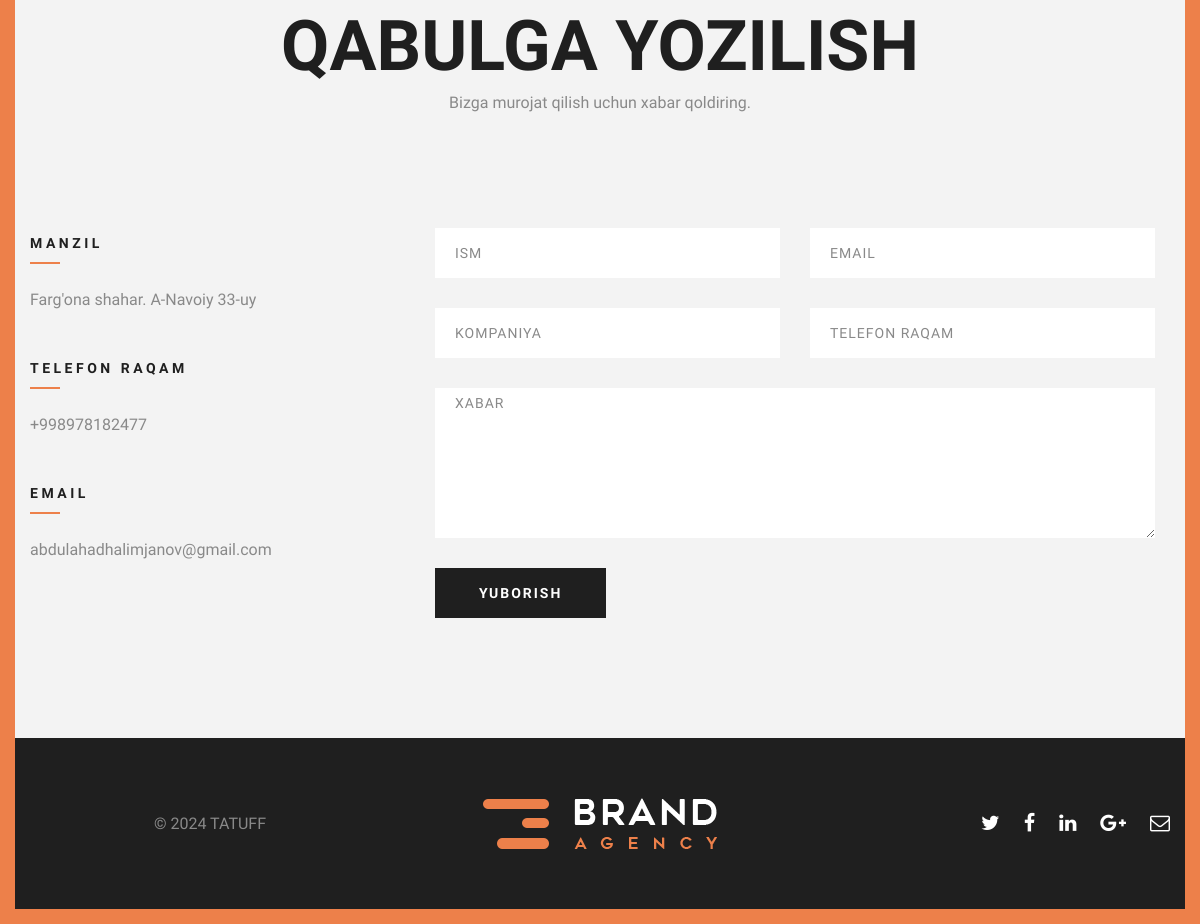
Before: / (lower part) with the older database file.
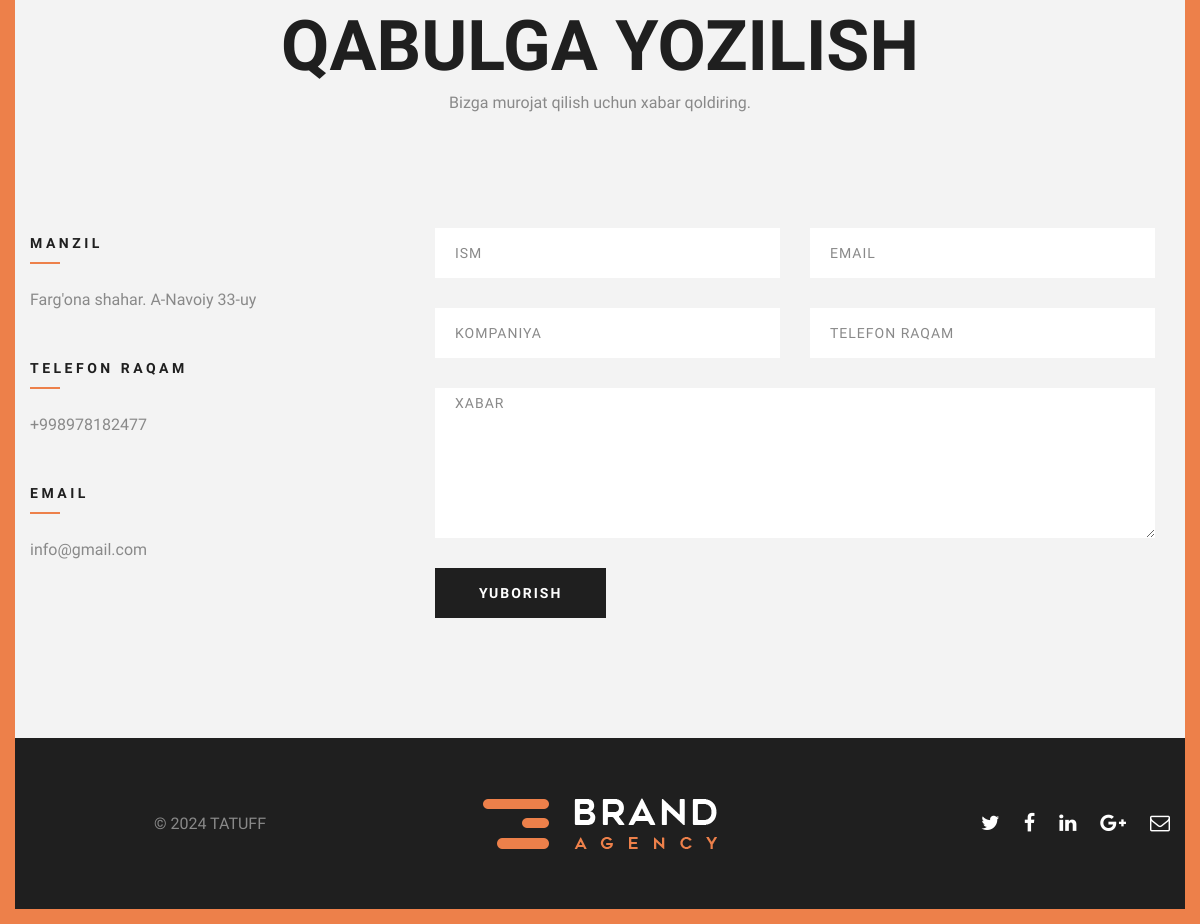
After: the same page with the newer database file.
### main/models.py (models this page shows, shortened)
class CompanyData(models.Model):
    name = models.CharField(max_length=100)
    address = models.CharField(max_length=255)
    email = models.EmailField()
    phone = models.CharField(max_length=15)

### main/views.py (the view, shortened to what this page needs)
# urls.py: path('',views.index, name='index'),
def index(request):
    headers = models.Header.objects.filter()
    services = models.Service.objects.all()
    banner = models.Banner.objects.last()
    skills_title = models.SkillsTitle.objects.last()
    skills = models.Skills.objects.all()
    works_progress = models.WorkProgress.objects.filter()[:4]
    portfolio = models.Portfolio.objects.filter()[:6]
    team = models.Team.objects.filter()[:3]
    testimonials = models.Testimonial.objects.all()
    blogs = models.Blog.objects.all()
    company_data = models.CompanyData.objects.last()
    context = {
        'headers': headers,
        'services': services,
        'banner': banner,
        'skills_title': skills_title,
        'skills': skills,
        'works_progress': works_progress,
        'portfolio': portfolio,
        'team': team,
        'testimonials': testimonials,
        'blogs': blogs,
        'company_data': company_data,
    }
    return render(request, 'index.html', context=context)

### main/models.py (called while the page is built)
    def embed_url(self):
        if self.video_url:
            if "watch?v=" in self.video_url:
                return self.video_url.replace("watch?v=", "embed/")
            elif "youtu.be/" in self.video_url:
                return self.video_url.replace("youtu.be/", "www.youtube.com/embed/")
        return None

### templates/index.html (shortened to what this page needs)
<!DOCTYPE html>
{% load static %}
<html lang="en">
<head>
<link rel="stylesheet" href="{% static 'css/bootstrap.min.css' %}" />
<link href="{% static 'css/animate.css' %}" rel="stylesheet" />
<link rel="stylesheet" href="{% static 'css/slick.css' %}">
<link rel="stylesheet" href="{% static 'css/jquery.bxslider.css' %}"  />
<link rel="stylesheet" href="{% static 'css/owl.carousel.min.css' %}">
<link rel="stylesheet" href="{% static 'css/jquery.fancybox.css' %}"  />
<link rel="stylesheet" href="{% static 'webkit/webkit.css' %}">
<link rel="stylesheet" href="{% static 'css/font-awesome.css' %}">
<link href="{% static 'css/style.css' %}" rel="stylesheet" />
<link href="{% static 'css/media.css' %}" rel="stylesheet" />
</head>
<body id="mainBox" data-spy="scroll" data-target="#bs-example-navbar-collapse-1" data-offset="150">
	<div id="site-main">
			<section id="contact" class="bg-offwhite pad-top-120 pad-bottom-120 contact">
				<div class="container">
					<div class="row">
						<header class="col-lg-12 col-md-12 col-sm-12 col-xs-12 wow animated fadeInUp" data-wow-delay="0.5s">
							<h2 class="secTitle"> Qabulga yozilish</h2>
							<h6 class="secCaption pad-bottom-120">Bizga murojat qilish uchun xabar qoldiring. </h6>
						</header>
						<article class="col-lg-4 col-md-4 col-sm-4 col-xs-12 wow animated fadeInUp" data-wow-delay="0.5s">
							<div class="address">
								<label>Manzil</label>
								<h6> {{company_data.address}} </h6>
								<label>Telefon raqam</label>
								<h6> {{company_data.phone}} </h6>
								<label>Email</label>
								<h6> <a href="mailto:{{company_data.email}}"> {{company_data.email}} </a> </h6>
							</div>
						</article>
						<div class="col-lg-8 col-md-8 col-sm-8 col-xs-12 wow animated fadeInUp" data-wow-delay="0.5s">
							<div class="contactForm">
								<form method='post'>  {% csrf_token %}
								<div class="col-lg-6 col-md-6 col-sm-6 col-xs-12">
									<div class="formBox">
										<input type="text" value="" name='name' placeholder="Ism">
									</div>
								</div>
								<div class="col-lg-6 col-md-6 col-sm-6 col-xs-12">
									<div class="formBox">
										<input type="text" value="" name='email' placeholder="Email">
									</div>
								</div>
								<div class="col-lg-6 col-md-6 col-sm-6 col-xs-12">
									<div class="formBox">
										<input type="text" value="" name='company' placeholder="Kompaniya">
									</div>
								</div>
								<div class="col-lg-6 col-md-6 col-sm-6 col-xs-12">
									<div class="formBox">
										<input type="text" value="" name='phone' placeholder="Telefon raqam">
									</div>
								</div>
								<div class="col-lg-12 col-md-12 col-sm-12 col-xs-12">
									<div class="formBox">
										<textarea placeholder="Xabar" name='message'></textarea>
									</div>
								</div>
								<div class="col-lg-12 col-md-12 col-sm-12 col-xs-12">
									<div class="formBox">
										<input type="submit" class="submitBtn" value="Yuborish" />
									</div>
								</div>
							</div>
						</div>
					</div>
				</div>
			</section>
			<footer id="footer" class="bg-black pad-top-60 pad-bottom-60 footer">
				<div class="container">
					<div class="row">
						<div class="col-lg-4 col-md-4 col-sm-4 col-xs-12 wow animated fadeInUp visible-lg visible-md visible-sm hidden-xs" data-wow-delay="0.5s">
							<h6 class="copyright"> &copy; 2024 TATUFF <a href="https://t.me/tatuffrasmiy" target="_blank"></a> </h6>
						</div>
						<div class="col-lg-4 col-md-4 col-sm-4 col-xs-12 no-padding wow animated fadeInUp" data-wow-delay="0.5s">
							<div class="foot_middle"> <a href="#"> <img src="{% static 'images/logo.png' %}" alt="image" /> </a> </div>
						</div>
						<div class="col-lg-4 col-md-4 col-sm-4 col-xs-12 wow animated fadeInUp" data-wow-delay="0.5s">
							<ul class="socialLinks">
								<li> <a href="#" target="_blank"> <i class="fa fa-twitter"></i> </a> </li>
								<li> <a href="#" target="_blank"> <i class="fa fa-facebook"></i> </a> </li>
								<li> <a href="#" target="_blank"> <i class="fa fa-linkedin"></i> </a> </li>
								<li> <a href="#" target="_blank"> <i class="fa fa-google-plus"></i> </a> </li>
								<li> <a href="#" target="_blank"> <i class="fa fa-envelope-o"></i> </a> </li>
							</ul>
						</div>
					</div>
				</div>
			</footer>
		</div>
</body>
</html>

### static/css/style.css (style rules this page uses)
html, body, div, span, applet, object, iframe, h1, h2, h3, h4, h5, h6, p, blockquote, pre, a, abbr, acronym, address, big, cite, code, del, dfn, em, img, ins, kbd, q, s, samp, small, strike, strong, sub, sup, tt, var, b, u, i, center, dl, dt, dd, ol, ul, li, fieldset, form, label, legend, table, caption, tbody, tfoot, thead, tr, th, td, article, aside, canvas, details, embed, figure, figcaption, footer, header, hgroup, menu, nav, output, ruby, section, summary, time, mark, audio, video { margin: 0; padding: 0; border: 0; font-size: 100%; font: inherit; vertical-align: baseline; }
article, aside, details, figcaption, figure, footer, header, hgroup, menu, nav, section { display: block; }
body { line-height: 1.5; font-family: 'Maven Pro', sans-serif; font-size: 18px; }
ol, ul { list-style: none; }
input, button, select, textarea { outline: none; }
a { outline: none; }
a, a:hover, a:active, a:focus { text-decoration: none; }
.no-padding { padding: 0 !important; }
body { margin: 0; background-color: #ed804a; color: #1f1f1f; -webkit-font-smoothing: antialiased; -moz-osx-font-smoothing: grayscale; padding: 20px; overflow-x: hidden; }
h2 { font-size: 70px; line-height: 75px; }
h6 { font-size: 16px; line-height: 27px; }
.pad-top-120 { padding-top: 103px; }
.pad-bottom-120 { padding-bottom: 103px; }
.pad-top-60 { padding-top: 60px; }
.pad-bottom-60 { padding-bottom: 60px; }
.bg-black { background-color: #1f1f1f; }
.bg-offwhite { background-color: #f3f3f3; }
.secTitle { text-align: center; text-transform: uppercase; color: #1f1f1f; font-weight: 900; }
.secCaption { text-align: center; color: #898989; margin-top: 5px; margin-bottom: 9px; }
.no-padding { padding: 0; }
.address label { font-size: 14px; font-weight: 700; letter-spacing: 3.5px; text-transform: uppercase; }
.address label:after { content: ""; display: block; width: 30px; height: 2px; background-color: #ed804a; margin: 8px 0 22px; }
.address h6 { margin-bottom: 40px; }
.address h6 a, .address h6 { color: #898989; transition: all 0.5s ease-in-out; -webkit-transition: all 0.5s ease-in-out; -moz-transition: all 0.5s ease-in-out; }
.formBox input, .formBox textarea { width: 100%; height: 50px; padding: 5px 20px; text-transform: uppercase; font-size: 14px; color: #898989; letter-spacing: 1px; float: left; border: 0; margin-bottom: 30px; border-radius: 0; }
.formBox textarea { height: 150px; }
.formBox .submitBtn { background-color: #1f1f1f; color: #fff; font-weight: 900; text-transform: uppercase; font-size: 14px; letter-spacing: 2px; padding: 14.5px 44px; display: inline-block; transition: all 0.5s ease-in-out; -webkit-transition: all 0.5s ease-in-out; -moz-transition: all 0.5s ease-in-out; margin-bottom: 17px; width: auto; }
.foot_middle a img { vertical-align: top; }
.footer { text-align: center; }
.footer .copyright { color: #898989; padding: 12px 0; }
.foot_middle { font-size: 18px; color: #fff; text-transform: uppercase; letter-spacing: 4px; font-weight: 500; }
.socialLinks li { float: left; }
.socialLinks li a { color: #fff; font-size: 20px; padding-left: 24px; transition: all 0.5s ease-in-out; -webkit-transition: all 0.5s ease-in-out; -moz-transition: all 0.5s ease-in-out; }
.socialLinks { float: right; padding: 10px 0; }

### static/css/media.css (style rules this page uses)
@media (max-width: 1360px) { body { padding: 15px; } }

Changed rows visible on the page:
changed CompanyData "Farg'ona shahar. A-Navoiy 33-uy": email "abdulahadhalimjanov@gmail.com" → "info@gmail.com"
